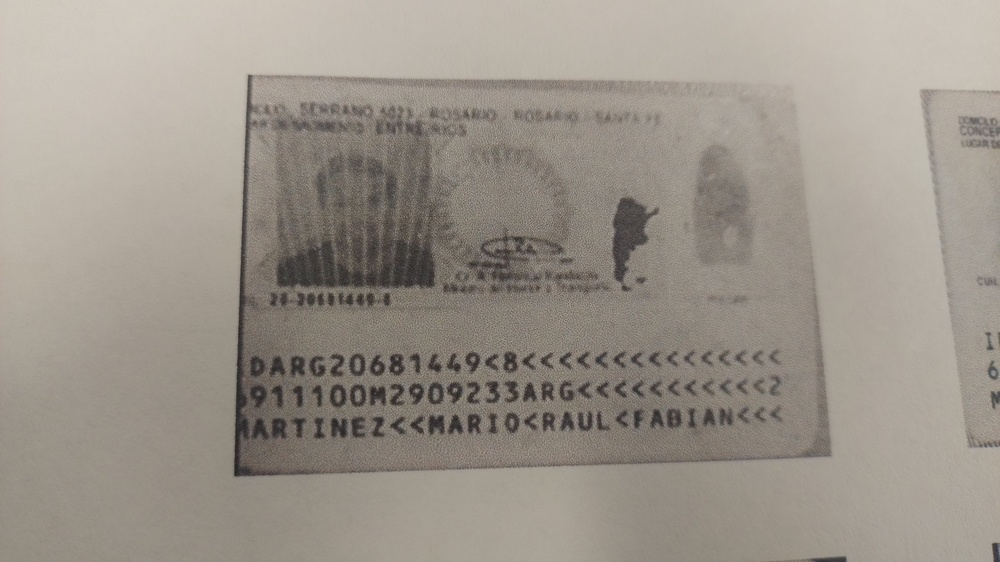
#> input picture serviex/DNI-Invalidos/IMG_20241023_122058232.jpg, 1000 x 562 px, shrunk from 4640 x 2610 before the run; its folder holds only this picture in this run
$ jupyter execute pruebas_binarizacion.ipynb
#> lines starting #> are read from the running program, lines starting #| are printed output that depends on the picture; after the words box and inside, x2 and y2 are one past the last pixel; in counts of white or black regions, pixels touching at a corner belong together
#> in evaluate_classifier_precision, image is the input picture: PIL image 1000x562 RGB; mean R, G, B 155.7, 148.2, 138.5
[cell 1]
from PIL import Image, ImageFilter, ImageOps
import numpy as np
import matplotlib.pyplot as plt
import cv2

[cell 2]
# [15 lines left out: function make_background_white_and_add_noise_and_binarize, not called in this run]

[cell 3]
import numpy as np
from PIL import Image
import cv2
from scipy import stats

def analyze_dni_image(image):
    """
    Analiza múltiples características de la imagen para detectar si es un DNI original
    o una impresión/fotocopia.

    :param image: Imagen PIL
    :return: Dict con métricas y análisis
    """
    # Convertir a escala de grises si no lo está
    gray_image = image.convert('L')
    img_array = np.array(gray_image)

    # Convertir a CV2 para algunos análisis
    cv2_image = np.array(gray_image)

    # 1. Análisis de patrones de impresión
    def detect_printer_patterns():
        # Detectar patrones regulares típicos de impresoras
        # Usar FFT para detectar patrones periódicos
        f = np.fft.fft2(img_array)
        fshift = np.fft.fftshift(f)
        magnitude_spectrum = 20 * np.log(np.abs(fshift))
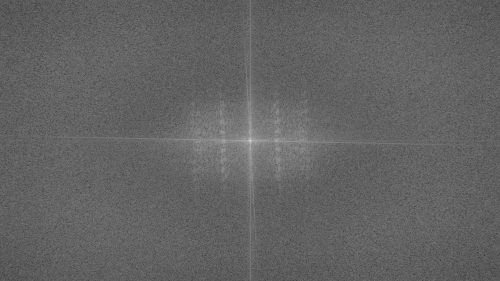
#> magnitude_spectrum: shape (562, 1000) float64 (shown at 1/2 size); min 32.9, max 364.9, mean 162.3; drawn with min black and max white
        # Buscar picos regulares en el espectro de frecuencia
        periodic_score = np.std(magnitude_spectrum)
#> periodic_score = 15.86
        return periodic_score

    # 2. Análisis de bordes
    def analyze_edges():
        edges = cv2.Canny(cv2_image, 100, 200)
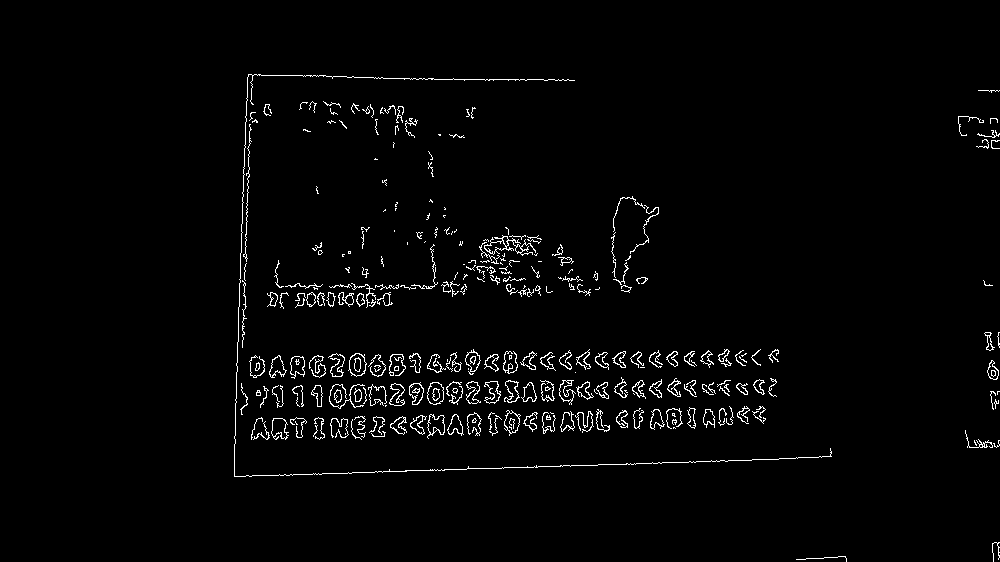
#> edges: shape (562, 1000); 2.2% white in thin lines or dots, all inside (x1, y1, x2, y2) = (234, 74, 1000, 562)
        edge_density = np.sum(edges > 0) / edges.size
#> edge_density = 0.0217
        return edge_density

    # 3. Análisis de textura
    def analyze_texture():
        # GLCM (Gray-Level Co-Occurrence Matrix)
        glcm = np.zeros((256, 256))
#> glcm: shape (256, 256) float64; every value is 0
        rows, cols = img_array.shape
        for i in range(rows-1):
            for j in range(cols-1):
                glcm[img_array[i,j], img_array[i,j+1]] += 1
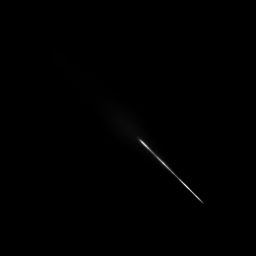
#> glcm: shape (256, 256) float64; min 0, max 3659, mean 8.6; drawn with min black and max white

        # Normalizar GLCM
        glcm = glcm / np.sum(glcm)

        # Calcular características de textura
        contrast = np.sum(np.square(np.arange(256)[:,None] - np.arange(256)[None,:]) * glcm)
#> contrast = 71.93
        homogeneity = np.sum(glcm / (1 + np.square(np.arange(256)[:,None] - np.arange(256)[None,:])))
#> homogeneity = 0.438

        return contrast, homogeneity

    # 4. Análisis de ruido
    def analyze_noise():
        # Calcular la desviación estándar local
        local_std = np.std(img_array)
#> local_std = 31.83

        # Aplicar filtro de mediana y comparar con original
        median_filtered = cv2.medianBlur(cv2_image, 3)
        noise_diff = np.mean(np.abs(cv2_image - median_filtered))
#> noise_diff = 71.03

        return local_std, noise_diff

    # 5. Análisis de niveles de gris
    def analyze_gray_levels():
        histogram = np.histogram(img_array, bins=256, range=(0,256))[0]
#> histogram = 256 values, max 11957 at index 143, min 0 at index 0, mean 2195.3
        histogram = histogram / np.sum(histogram)
#> histogram = 256 values, max 0.0213 at index 143, min 0 at index 0, mean 0.00391

        # Calcular entropía
        entropy = -np.sum(histogram * np.log2(histogram + 1e-10))
#> entropy = 6.86

        # Calcular momentos estadísticos
        mean = np.mean(img_array)
#> mean = 149.3
        std = np.std(img_array)
#> std = 31.83
        skewness = stats.skew(img_array.ravel())
#> skewness = -0.669
        kurtosis = stats.kurtosis(img_array.ravel())
#> kurtosis = 0.408

        return entropy, mean, std, skewness, kurtosis

    # Ejecutar todos los análisis
    metrics = {
        'printer_pattern_score': detect_printer_patterns(),
        'edge_density': analyze_edges(),
        'texture_contrast': analyze_texture()[0],
        'texture_homogeneity': analyze_texture()[1],
        'noise_level': analyze_noise()[0],
        'noise_difference': analyze_noise()[1],
        'gray_entropy': analyze_gray_levels()[0],
        'gray_mean': analyze_gray_levels()[1],
        'gray_std': analyze_gray_levels()[2],
        'gray_skewness': analyze_gray_levels()[3],
        'gray_kurtosis': analyze_gray_levels()[4]
    }

    return metrics

def classify_dni(image, thresholds=None):
    """
    Clasifica un DNI como original o impresión basándose en múltiples características.

    :param image: Imagen PIL del DNI
    :param thresholds: Dict con umbrales para cada métrica (opcional)
    :return: 'valida' o 'invalida' y métricas
    """
    # Analizar la imagen
    metrics = analyze_dni_image(image)
#> metrics = 11 items

    # Umbrales por defecto (estos deberían ajustarse con un conjunto de entrenamiento)
    default_thresholds = {
        'printer_pattern_score': 50,
        'edge_density': 0.1,
        'texture_contrast': 100,
        'noise_level': 20,
        'gray_entropy': 7
    }

    thresholds = thresholds or default_thresholds

    # Sistema de puntuación
    score = 0

    # Reglas de clasificación
    if metrics['printer_pattern_score'] > thresholds['printer_pattern_score']:
        score -= 1  # Patrones regulares sugieren impresión

    if metrics['edge_density'] < thresholds['edge_density']:
        score -= 1  # Bordes menos definidos sugieren impresión

    if metrics['texture_contrast'] < thresholds['texture_contrast']:
        score -= 1  # Menor contraste de textura sugiere impresión

    if metrics['noise_level'] < thresholds['noise_level']:
        score -= 1  # Menos ruido puede sugerir impresión

    if metrics['gray_entropy'] < thresholds['gray_entropy']:
        score -= 1  # Menor entropía sugiere impresión

    # Clasificación final
    result = "valida" if score > -3 else "invalida"

    return result, metrics

[cell 4]
# image_path_frente = 'prueba/imagen_1_frente.jpeg'
# image_path_dorso = 'prueba/imagen_1_dorso.jpeg'
#
# image_frente = Image.open(image_path_frente)
# image_dorso = Image.open(image_path_dorso)
#
# # Convertir imágenes a blanco y negro y binarizadas
# image_frente_blanco_y_negro = image_frente.convert("L")
# image_dorso_blanco_y_negro = image_dorso.convert("L")
#
# # Guardar las imágenes blanco y negro
# image_frente_blanco_y_negro.save('prueba/validas/imagen_1_blanco_y_negro_frente.jpeg')
# image_dorso_blanco_y_negro.save('prueba/validas/imagen_1_blanco_y_negro_dorso.jpeg')
#
# # Aplicar la función de ruido y binarización a ambas imágenes
# image_frente_fotocopia = make_background_white_and_add_noise_and_binarize(image_frente)
# image_dorso_fotocopia = make_background_white_and_add_noise_and_binarize(image_dorso)
#
# # Guardar las imágenes procesadas (binarizadas con ruido)
# image_frente_fotocopia.save('prueba/invalidas/imagen_1_frente_fotocopia.jpeg')
# image_dorso_fotocopia.save('prueba/invalidas/imagen_1_dorso_fotocopia.jpeg')
#
# # Crear una figura con 2 filas y 2 columnas para las imágenes
# fig, axs = plt.subplots(2, 2, figsize=(12, 12))
#
# # Mostrar el "frente" en blanco y negro y binarizado
# axs[0, 0].imshow(image_frente_blanco_y_negro, cmap='gray')
# axs[0, 0].set_title("Frente - Blanco y Negro")
# axs[0, 0].axis("off")
#
# axs[0, 1].imshow(image_frente_fotocopia, cmap='gray')
# axs[0, 1].set_title("Frente - Binarizado con Ruido")
# axs[0, 1].axis("off")
#
# # Mostrar el "dorso" en blanco y negro y binarizado
# axs[1, 0].imshow(image_dorso_blanco_y_negro, cmap='gray')
# axs[1, 0].set_title("Dorso - Blanco y Negro")
# axs[1, 0].axis("off")
#
# axs[1, 1].imshow(image_dorso_fotocopia, cmap='gray')
# axs[1, 1].set_title("Dorso - Binarizado con Ruido")
# axs[1, 1].axis("off")
#
# # Ajustar la visualización y mostrar el gráfico
# plt.tight_layout()
# plt.show()

[cell 5]
# [4 lines of commented-out code are left out]

[cell 6]
import numpy as np
from PIL import Image
from pathlib import Path

def evaluate_classifier_precision(valid_images_path, invalid_images_path, binarization_threshold=50):
    """
    Evalúa la precisión del clasificador de imágenes procesando dos conjuntos de imágenes:
    uno de imágenes válidas y otro de imágenes inválidas.

    :param valid_images_path: Ruta a la carpeta con imágenes válidas
    :param invalid_images_path: Ruta a la carpeta con imágenes inválidas
    :param binarization_threshold: Umbral para la clasificación
    :return: Dict con métricas de precisión
    """
    # Contadores para los resultados
    true_positives = 0  # Imágenes válidas correctamente clasificadas como válidas
    true_negatives = 0  # Imágenes inválidas correctamente clasificadas como inválidas
    false_positives = 0  # Imágenes inválidas clasificadas incorrectamente como válidas
    false_negatives = 0  # Imágenes válidas clasificadas incorrectamente como inválidas

    # Procesar imágenes válidas
    valid_path = Path(valid_images_path)
    for img_path in valid_path.glob('*'):
        try:
            image = Image.open(img_path)
            result = classify_dni(image, binarization_threshold)
            if result == "valida":
                true_positives += 1
            else:
                print(img_path)
                false_negatives += 1
                # print(img_path)
        except Exception as e:
            print(f"Error procesando imagen valida {img_path}: {str(e)}")

    # Procesar imágenes inválidas
    invalid_path = Path(invalid_images_path)
    for img_path in invalid_path.glob('*'):
        try:
            image = Image.open(img_path)
            result = classify_dni(image, binarization_threshold)
            if result == "invalida":
                true_negatives += 1
            else:
                false_positives += 1
                print(img_path)
        except Exception as e:
            print(f"Error procesando imagen invalida {img_path}: {str(e)}")

    # Calcular métricas
    total_valid = true_positives + false_negatives
    total_invalid = true_negatives + false_positives

    metrics = {
        "true_positives": true_positives,
        "true_negatives": true_negatives,
        "false_positives": false_positives,
        "false_negatives": false_negatives,
        "precision_valid": (true_positives / total_valid) * 100 if total_valid > 0 else 0,
        "precision_invalid": (true_negatives / total_invalid) * 100 if total_invalid > 0 else 0,
        "total_precision": ((true_positives + true_negatives) / (total_valid + total_invalid)) * 100
    }

    return metrics

def print_results(metrics):
    """
    Imprime los resultados de la evaluación de manera formateada.

    :param metrics: Dict con las métricas calculadas
    """
    print("\nResultados de la evaluación:")
    print("-" * 50)
    print(f"Imágenes válidas correctamente clasificadas: {metrics['true_positives']}/90")
    print(f"Imágenes inválidas correctamente clasificadas: {metrics['true_negatives']}/90")
    print(f"\nPrecisión para imágenes válidas: {metrics['precision_valid']:.2f}%")
    print(f"Precisión para imágenes inválidas: {metrics['precision_invalid']:.2f}%")
    print(f"Precisión total: {metrics['total_precision']:.2f}%")
    print("\nMatriz de confusión:")
    print("-" * 50)
    print(f"                  Predicho válida    Predicho inválida")
    print(f"Real válida      {metrics['true_positives']:^16d} {metrics['false_negatives']:^18d}")
    print(f"Real inválida    {metrics['false_positives']:^16d} {metrics['true_negatives']:^18d}")
